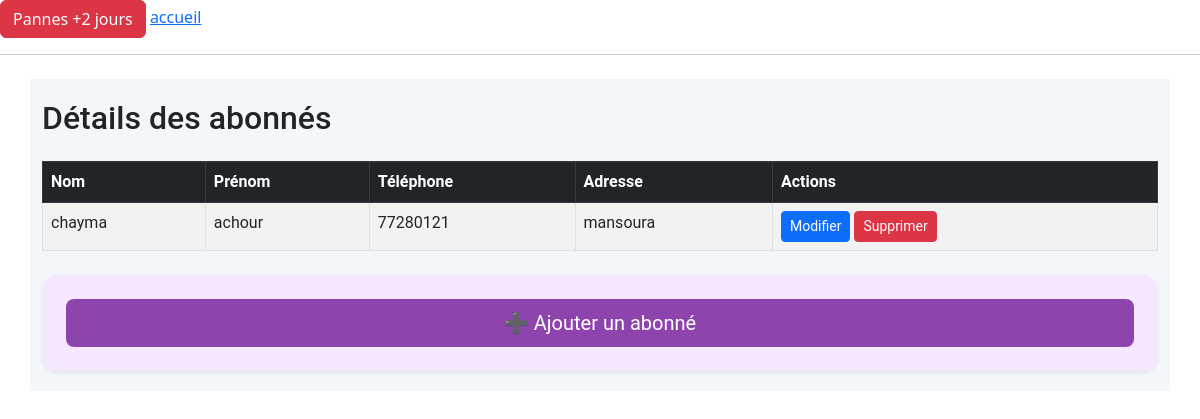
The page /sub/1/abonnes/ on the database as committed earlier.
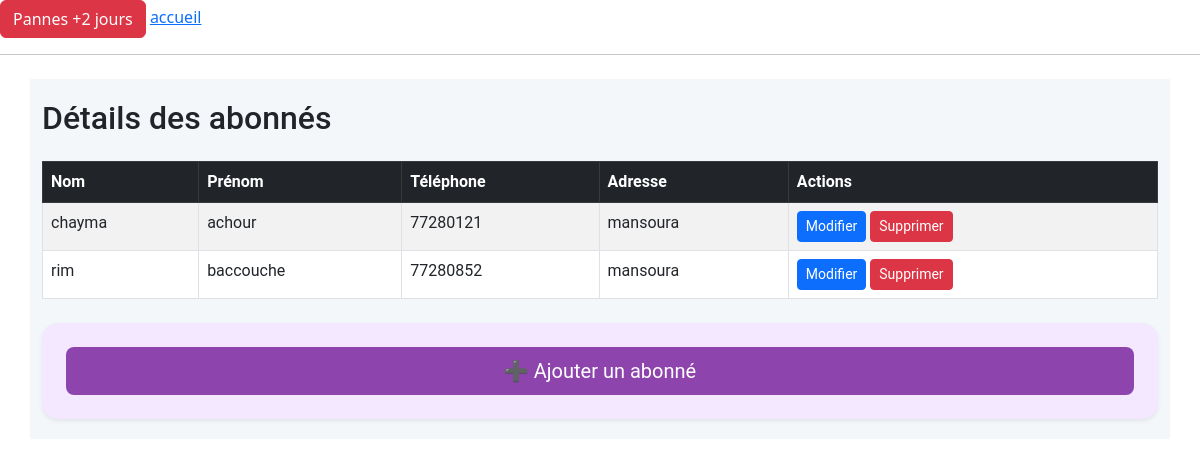
The same page on the database as committed later.
### airponFtth/models.py (models this page shows, shortened)
class Abonne(models.Model):
    sub = models.ForeignKey(Sub, related_name='abonnes', on_delete=models.CASCADE)
    nom = models.CharField(max_length=100)
    prenom = models.CharField(max_length=100)
    numtel = models.CharField(max_length=15)
    adresse = models.CharField(max_length=255)

### airponFtth/views.py (the view)
# urls.py: path('sub/<int:sub_id>/abonnes/', views.abonne_list, name='abonne_list'),
def abonne_list(request, sub_id):
    sub = get_object_or_404(Sub, id=sub_id)
    abonnes = sub.abonnes.all()  # Utiliser 'abonnes' comme nom de la relation inverse
    return render(request, 'abonnes/abonne_list.html', {'abonnes': abonnes, 'sub': sub})

### airponFtth/templates/abonnes/abonne_list.html (shortened to what this page needs)
{% extends 'base.html' %}
{% block content %}
<link href="https://cdn.jsdelivr.net/npm/bootstrap@5.3.0/dist/css/bootstrap.min.css" rel="stylesheet">
<div class="container mt-4">
    <h2 class="mb-4">Détails des abonnés</h2>
    <table class="table table-bordered table-striped table-hover">
        <thead class="table-dark">
            <tr>
                <th>Nom</th>
                <th>Prénom</th>
                <th>Téléphone</th>
                <th>Adresse</th>
                <th>Actions</th>
            </tr>
        </thead>
        <tbody>
            {% for abonne in abonnes %}
            <tr>
                <td>{{ abonne.nom }}</td>
                <td>{{ abonne.prenom }}</td>
                <td>{{ abonne.numtel }}</td>
                <td>{{ abonne.adresse }}</td>
                <td>
                   <a href="{% url 'modifier_abonne' abonne.id %}" class="btn btn-sm btn-primary">Modifier</a>
                    <a href="{% url 'supprimer_abonne' sub.id abonne.id %}" class="btn btn-sm btn-danger">Supprimer</a>
                </td>
            </tr>
            {% empty %}
            <tr><td colspan="6" class="text-center">Aucun abonné trouvé.</td></tr>
            {% endfor %}
        </tbody>
    </table>
    <div class="mt-4 p-4 rounded-4 shadow-sm" style="background-color: #f3e8ff;">
        <a href="{% url 'ajouter_abonne' sub.chaine.hub.central.id sub.id %}" class="btn btn-lg w-100 text-white" style="background-color: #8e44ad;">
            ➕ Ajouter un abonné
        </a>
    </div>
</div>
{% endblock %}

Rows that differ between the two databases and show on the page:
added Abonne: nom "rim", prenom "baccouche", numtel "77280852", adresse "mansoura"
